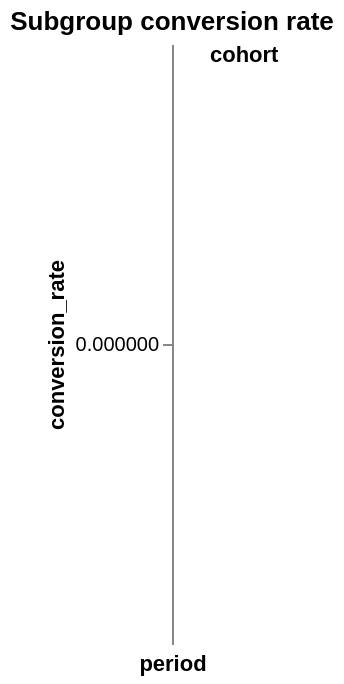

The Vega-Lite source for this figure:
### Vega-Lite specification from a JSON file in a GitHub repository (floating-point values rounded to 4 significant figures)
{"$schema": "https://vega.github.io/schema/vega-lite/v6.4.1.json", "mark": "bar", "title": "Subgroup conversion rate", "encoding": {"x": {"field": "period", "type": "nominal"}, "xOffset": {"field": "cohort", "type": "nominal"}, "color": {"field": "cohort", "type": "nominal"}, "y": {"field": "conversion_rate", "type": "quantitative"}}, "usermeta": {"source": "synthetic.funnel", "unit": "conversion rate", "ratio_contract": {"version": 2, "metric_field": "conversion_rate", "numerator": "conversions", "denominator": "sessions", "cohort": null, "denominator_basis_field": null, "numerator_value_field": "conversions", "denominator_value_field": "sessions", "ratio_multiplier": 1, "ratio_tolerance": 1e-09}, "composition_contract": {"version": 1, "period_field": "period", "group_field": "cohort", "metric_field": "conversion_rate", "numerator_field": "conversions", "denominator_field": "sessions", "baseline_value": "before", "target_value": "after", "multiplier": 1, "tolerance": 1e-09, "group_count": 2, "baseline_numerator": 82, "baseline_denominator": 110, "target_numerator": 39, "target_denominator": 110, "baseline_overall": 0.7455, "target_overall": 0.3545, "subgroup_direction": "up", "aggregate_direction": "down", "reversal": true}}}
